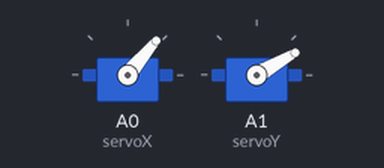
Bench run of a sketch on a simulated Arduino Uno, built with avr-gcc and run on an emulated ATmega328P. On the bench: 2 × servo.

Above: at 0.05 s.
At 1.6 s:
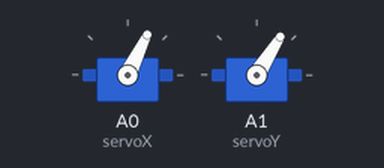
At 2.0 s:
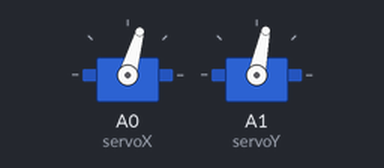
At 3.2 s:
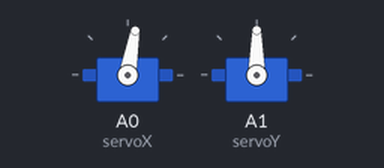
Timing chart, 0 to 7.4 s (numbered marks = the images above):
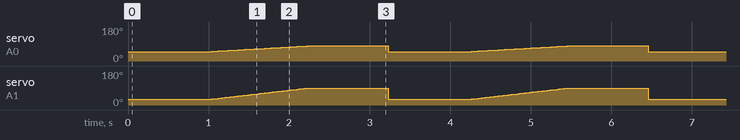

Measured:
- by itself, servo on A0 (servoX): ramps from 50° to 80° and jumps back, once every 3.2 s
- by itself, servo on A1 (servoY): ramps from 30° to 90° and jumps back, once every 3.2 s

The sketch:

u10.ino
```cpp
#include <Servo.h>

Servo servoX;
Servo servoY;

void setup()
{
  servoX.attach(A0);
  servoY.attach(A1);
}

void loop()
{
  int x1 = 50;
  int x2 = 80;
  int y1 = 30;
  int y2 = 90;

  servoX.write(x1);
  servoY.write(y1);
  delay(1000);

  for (int i=0; i<=1000; i++)
  {
    // i = 0, 1, 2, 3 ... 98, 99, 100

    int x = x1 + (long)i*(x2-x1)/1000;
    int y = y1 + (long)i*(y2-y1)/1000;

    servoX.write(x);
    servoY.write(y);
    delay(1); // 100*10ms = 1s
  }
  delay(1000);
}
```
